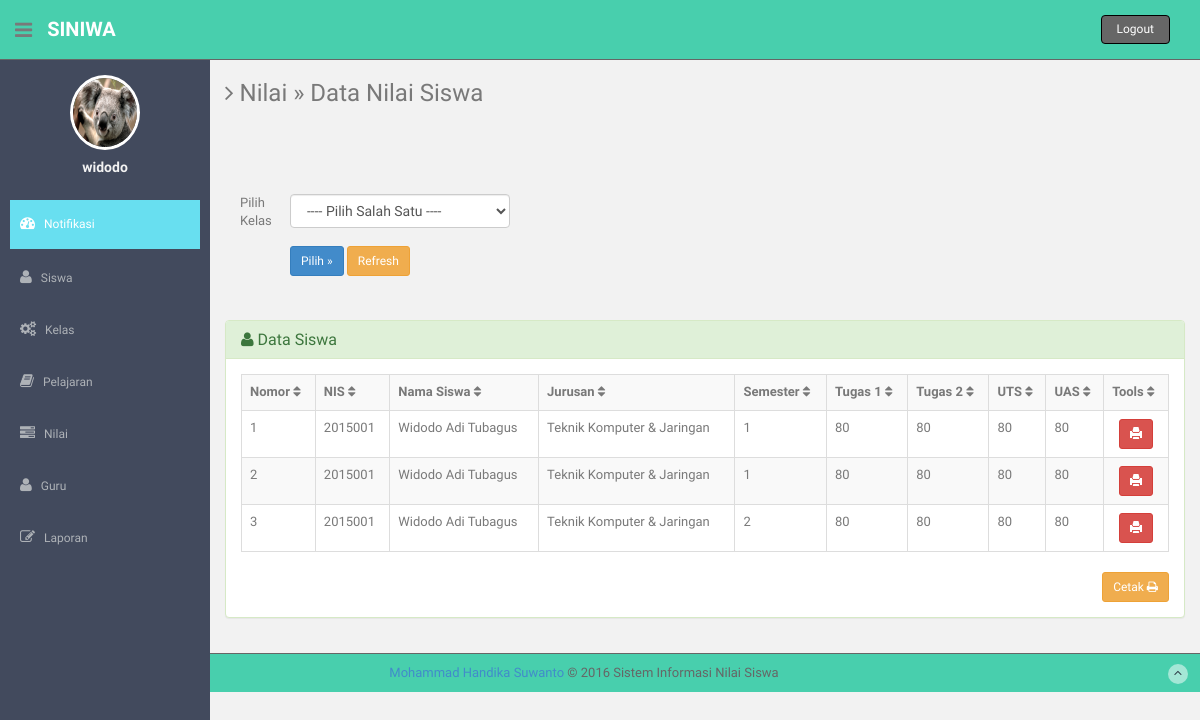
Page /admin/laporan-nilai.php (signed in) on the committed database.
### tables this page shows
CREATE TABLE `nilai` (
  `id` int(5) NOT NULL,
  `semester` int(2) NOT NULL,
  `kode_pelajaran` char(4) NOT NULL,
  `kode_guru` char(5) NOT NULL,
  `kode_kelas` char(4) NOT NULL,
  `kode_siswa` char(5) NOT NULL,
  `nilai_tugas1` int(4) NOT NULL,
  `nilai_tugas2` int(4) NOT NULL,
  `nilai_tugas3` int(4) NOT NULL,
  `nilai_uts` int(4) NOT NULL,
  `nilai_uas` int(4) NOT NULL,
  `keterangan` varchar(100) NOT NULL
);

CREATE TABLE `siswa` (
  `kode_siswa` char(5) NOT NULL,
  `nis` varchar(20) NOT NULL,
  `nama_siswa` varchar(100) NOT NULL,
  `kelamin` varchar(20) NOT NULL,
  `agama` varchar(20) NOT NULL,
  `tempat_lahir` varchar(100) NOT NULL,
  `tanggal_lahir` date NOT NULL,
  `alamat` varchar(100) NOT NULL,
  `no_telepon` varchar(20) NOT NULL,
  `tahun_angkatan` char(4) NOT NULL,
  `status` enum('Aktif','Lulus','Keluar') NOT NULL,
  `username` varchar(30) NOT NULL,
  `password` varchar(50) NOT NULL,
  `gambar` varchar(30) NOT NULL
);

CREATE TABLE `kelas_siswa` (
  `id` int(5) NOT NULL,
  `kode_kelas` char(4) NOT NULL,
  `kode_siswa` char(5) NOT NULL,
  `jurusan` varchar(30) NOT NULL
);

### admin/laporan-nilai.php (the view, shortened to what this page needs)
<?php
if (empty($_SESSION['username'])){
	header('location:../index.php');
} else {
?>
<!DOCTYPE html>
<html lang="en">
  <?php include "head.php"; ?>
  <body>
  <section id="container" >
      <?php include "header.php"; ?>
      <aside>
          <div id="sidebar"  class="nav-collapse ">
              <ul class="sidebar-menu" id="nav-accordion">
              	  <p class="centered"><a href="profile.html"><img src="<?php echo $_SESSION['gambar']; ?>" class="img-circle" width="60" style="border: 3px solid white;"/></a></p>
              	  <h5 class="centered">
              <?php
              echo $_SESSION['fullname'];
               ?></h5>
<?php } ?>
                  <?php include 'menu.php'; ?>
              </ul>
          </div>
      </aside>
      <?php
      $dataKelas 		= isset($_POST['cmbKelas']) ? $_POST['cmbKelas'] : '';
      $dataPelajaran 	= isset($_POST['cmbPelajaran']) ? $_POST['cmbPelajaran'] : '';
      $dataSemester	= isset($_POST['cmbSemester']) ? $_POST['cmbSemester'] : '';
$filterSQL	= "";
if(isset($_POST['btnPilih1'])) {
	$filterSQL = " WHERE nilai.kode_kelas = '$dataKelas'";
}
elseif(isset($_POST['btnPilih2'])) {
	$filterSQL = " WHERE nilai.kode_kelas = '$dataKelas' AND nilai.kode_pelajaran = '$dataPelajaran'";
}
elseif(isset($_POST['btnPilih3'])) {
	$filterSQL = " WHERE nilai.kode_kelas = '$dataKelas' AND nilai.kode_pelajaran = '$dataPelajaran' AND nilai.semester = '$dataSemester'";
}
else {
	$filterSQL = "";
}
      ?>
      <section id="main-content">
          <section class="wrapper">
          	<h3><i class="fa fa-angle-right"></i> Nilai &raquo; Data Nilai Siswa</h3><br /><br />
          	<div class="row mt">
              <div class="col-lg-4">
              <form action='<?php $_SERVER['PHP_SELF']; ?>' target="_self" method="POST">
                    <div class="form-group">
                              <label class="col-sm-2 col-sm-2 control-label">Pilih Kelas</label>
                              <div class="col-sm-10">
                                  <select name="cmbKelas" id="cmbKelas"  class="form-control" required />
                                    <option> ---- Pilih Salah Satu ---- </option>
                                  </select><br />
                                  <input name="btnPilih1" type="submit" class="btn btn-sm btn-primary" value="Pilih &raquo" />
                                  <a href="nilai.php" class="btn btn-sm btn-warning"> Refresh </a>
                                  </div>
                    </div>
                </div>
              </div>
              <br />
          	<div class="row mt">
          		<div class="col-lg-12">
                    <div class="panel panel-success">
                        <div class="panel-heading">
                        <h3 class="panel-title"><i class="fa fa-user"></i> Data Siswa </h3>
                        </div>
                        <div class="panel-body">
                        <div class="table-responsive">
                  <table class="table table-bordered table-hover table-striped tablesorter">
                      <tr>
                        <th>Nomor <i class="fa fa-sort"></i></th>
                        <th>NIS <i class="fa fa-sort"></i></th>
                        <th>Nama Siswa <i class="fa fa-sort"></i></th>
                        <th>Jurusan <i class="fa fa-sort"></i></th>
                        <th>Semester <i class="fa fa-sort"></i></th>
                        <th>Tugas 1 <i class="fa fa-sort"></i></th>
                        <th>Tugas 2 <i class="fa fa-sort"></i></th>
                        <th>UTS <i class="fa fa-sort"></i></th>
                        <th>UAS <i class="fa fa-sort"></i></th>
                        <th>Tools <i class="fa fa-sort"></i></th>
                      </tr>
                     <?php
                     $myQry = mysql_query("SELECT nilai.*, pelajaran.nama_pelajaran, siswa.nama_siswa, siswa.nis, siswa.kode_siswa, kelas_siswa.jurusan FROM nilai
				LEFT JOIN pelajaran ON nilai.kode_pelajaran = pelajaran.kode_pelajaran
				LEFT JOIN siswa ON nilai.kode_siswa = siswa.kode_siswa
                LEFT JOIN kelas_siswa ON nilai.kode_siswa = kelas_siswa.kode_siswa
				$filterSQL ORDER BY semester, kode_pelajaran ASC");
	           $nomor  = 0;
	           while ($myData = mysql_fetch_array($myQry)) {
                $nomor++;
		          $Kode = $myData['kode_siswa'];
                     ?>
                      <tr>
                      <td> <?php echo $nomor; ?> </td>
		              <td> <?php echo $myData['nis']; ?> </td>
		              <td> <?php echo $myData['nama_siswa']; ?> </td>
                      <td> <?php echo $myData['jurusan']; ?> </td>
		              <td> <?php echo $myData['semester']; ?> </td>
		              <td> <?php echo $myData['nilai_tugas1']; ?> </td>
		              <td> <?php echo $myData['nilai_tugas2']; ?> </td>
		              <td> <?php echo $myData['nilai_uts']; ?> </td>
		              <td> <?php echo $myData['nilai_uas']; ?> </td>
                      <td><center><a class="btn btn-sm btn-danger tooltips" data-placement="bottom" data-original-title="Print Nilai" href="nilai_pdf.php?kd=<?php echo $Kode;?>&&kode=<?php echo $myData['semester'];;?>"><span class="glyphicon glyphicon-print"></span></a>
                 <?php
              }
              ?>
                   </table>
                   </div>
                <div class="text-right">
                  <a href="#" class="btn btn-sm btn-warning" onclick="window.print();return false">Cetak  <i class="fa fa-print"></i></a>
                </div>
              </div>
              </div>
            </div>
          	</div>
		</section><! --/wrapper -->
      </section>
      <?php include "footer.php"; ?>
  </section>
  </body>
</html>

### admin/assets/css/style.css (style rules this page uses)
body { color: #797979; background: #f2f2f2; font-family: 'Ruda', sans-serif; padding: 0px !important; margin: 0px !important; font-size:13px; }
a, a:hover, a:focus { text-decoration: none; outline: none; }
#container { width: 100%; height: 100%; }
.centered { text-align: center; }
.mt { margin-top: 25px; }
#sidebar { width: 210px; height: 100%; position: fixed; background: #424a5d; }
#sidebar h5 { color: #f2f2f2; font-weight: 700; }
ul.sidebar-menu , ul.sidebar-menu li ul.sub { margin: -2px 0 0; padding: 0; }
ul.sidebar-menu { margin-top: 75px; }
#main-content { margin-left: 210px; }
.wrapper { display: inline-block; margin-top: 60px; padding-left: 15px; padding-right: 15px; padding-bottom: 15px; padding-top: 0px; width: 100%; }
label { font-weight: 400; }

### rows in the picture
nilai: kode_siswa.nis "2015001", kode_siswa.nama_siswa "Widodo Adi Tubagus", kelas_siswa.jurusan "Teknik Komputer & Jaringan", semester "1", nilai_tugas1 "80", nilai_tugas2 "80", nilai_uts "80", nilai_uas "80"
nilai: kode_siswa.nis "2015001", kode_siswa.nama_siswa "Widodo Adi Tubagus", kelas_siswa.jurusan "Teknik Komputer & Jaringan", semester "1", nilai_tugas1 "80", nilai_tugas2 "80", nilai_uts "80", nilai_uas "80"
nilai: kode_siswa.nis "2015001", kode_siswa.nama_siswa "Widodo Adi Tubagus", kelas_siswa.jurusan "Teknik Komputer & Jaringan", semester "2", nilai_tugas1 "80", nilai_tugas2 "80", nilai_uts "80", nilai_uas "80"

### other values in the picture
$_SESSION['fullname'] "widodo"
